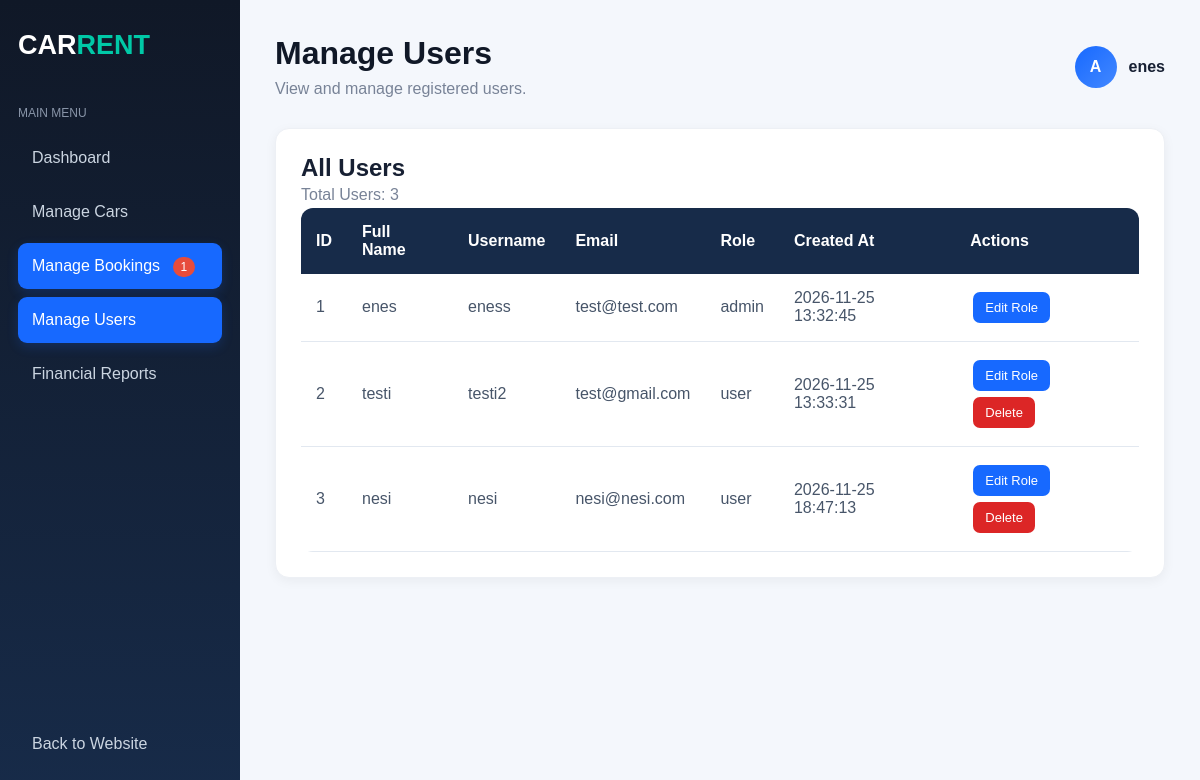
The page /admin/users.php (signed in) on the database its author committed.
### tables this page shows
CREATE TABLE `users` (
  `id` int(11) NOT NULL,
  `full_name` varchar(100) NOT NULL,
  `username` varchar(50) NOT NULL,
  `email` varchar(100) NOT NULL,
  `password` varchar(255) NOT NULL,
  `role` enum('admin','user') DEFAULT 'user',
  `created_at` timestamp NOT NULL DEFAULT current_timestamp()
);

### admin/users.php (the view, shortened to what this page needs)
<?php
require_once "../includes/config.php";
$pending_bookings = $conn->query("
    SELECT COUNT(*) FROM bookings
    WHERE status = 'pending'
")->fetchColumn();
$sql = "SELECT id, full_name, username, email, role, created_at
        FROM users
        ORDER BY id ASC";
$stmt = $conn->prepare($sql);
$stmt->execute();
$users = $stmt->fetchAll();
?>
<!DOCTYPE html>
<html lang="en">
<head>
    <link rel="stylesheet" href="../assets/css/style.css">
</head>
<body class="admin-body">
<div class="admin-layout">
    <aside class="admin-sidebar">
        <h2 class="admin-logo">CAR<span>RENT</span></h2>
        <p class="sidebar-title">MAIN MENU</p>
        <a href="dashboard.php" class="sidebar-link">
            Dashboard
        </a>
        <a href="cars.php" class="sidebar-link">
            Manage Cars
        </a>
        <a href="bookings.php" class="sidebar-link active">
            Manage Bookings
            <?php if ($pending_bookings > 0): ?>
                <span style="
                    background: #e74c3c;
                    color: white;
                    padding: 3px 8px;
                    border-radius: 20px;
                    font-size: 12px;
                    margin-left: 8px;
                ">
                    <?php echo $pending_bookings; ?>
                </span>
            <?php endif; ?>
        </a>
        <a href="users.php" class="sidebar-link active">
            Manage Users
        </a>
        <a href="reports.php" class="sidebar-link">
            Financial Reports
        </a>
        <div class="sidebar-bottom">
            <a href="../index.php" class="sidebar-link">
                Back to Website
            </a>
        </div>
    </aside>
    <main class="admin-main">
        <div class="admin-topbar">
            <div>
                <h1>Manage Users</h1>
                <p>View and manage registered users.</p>
            </div>
            <div class="admin-profile">
                <div class="profile-circle">A</div>
                <span>
                    <?php echo htmlspecialchars($_SESSION["full_name"]); ?>
                </span>
            </div>
        </div>
        <div class="admin-info">
            <h2>All Users</h2>
            <p>Total Users: <?php echo count($users); ?></p>
            <div class="cars-table-container">
                <table class="cars-table">
                    <thead>
                        <tr>
                            <th>ID</th>
                            <th>Full Name</th>
                            <th>Username</th>
                            <th>Email</th>
                            <th>Role</th>
                            <th>Created At</th>
                            <th>Actions</th>
                        </tr>
                    </thead>
                    <tbody>
                    <?php if (count($users) > 0): ?>
                        <?php foreach ($users as $user): ?>
                            <tr>
                                <td>
                                    <?php echo $user["id"]; ?>
                                </td>
                                <td>
                                    <?php echo htmlspecialchars($user["full_name"]); ?>
                                </td>
                                <td>
                                    <?php echo htmlspecialchars($user["username"]); ?>
                                </td>
                                <td>
                                    <?php echo htmlspecialchars($user["email"]); ?>
                                </td>
                                <td>
                                    <?php echo htmlspecialchars($user["role"]); ?>
                                </td>
                                <td>
                                    <?php echo htmlspecialchars($user["created_at"]); ?>
                                </td>
                                <td>
                                    <a href="edit_user.php?id=<?php echo $user['id']; ?>"
                                        class="edit-btn">
                                        Edit Role
                                            </a>
                                    <?php if ($user["id"] != $_SESSION["user_id"]): ?>
                                    <a href="delete_user.php?id=<?php echo $user['id']; ?>"
                                            class="delete-btn"
                                            onclick="return confirm('Are you sure you want to delete this user?')">
                                            Delete
                                    </a>
                                    <?php endif; ?>
                                </td>
                            </tr>
                        <?php endforeach; ?>
                    <?php else: ?>
                        <tr>
                            <td colspan="7">No users found.</td>
                        </tr>
                    <?php endif; ?>
                    </tbody>
                </table>
            </div>
        </div>
    </main>
</div>
</body>
</html>

### assets/css/style.css (style rules this page uses)
* { margin: 0; padding: 0; box-sizing: border-box; font-family: Arial, sans-serif; }
body { background-color: #f5f6fa; color: #222; }
.admin-body { margin: 0; background: #f1f4f9; font-family: Arial, sans-serif; }
.admin-layout { display: flex; min-height: 100vh; }
.admin-sidebar { width: 240px; background: #101827; color: white; padding: 25px 18px; display: flex; flex-direction: column; box-sizing: border-box; }
.admin-logo { font-size: 27px; margin: 5px 0 45px; color: white; }
.admin-logo span { color: #3498db; }
.sidebar-title { color: #8995a8; font-size: 12px; margin-bottom: 15px; }
.sidebar-link { display: block; color: #cbd5e1; text-decoration: none; padding: 14px; border-radius: 8px; margin-bottom: 8px; transition: 0.3s; }
.sidebar-link:hover, .sidebar-link.active { background: #2563eb; color: white; }
.sidebar-bottom { margin-top: auto; }
.admin-main { flex: 1; padding: 35px; min-width: 0; }
.admin-topbar { display: flex; justify-content: space-between; align-items: center; gap: 15px; margin-bottom: 30px; }
.admin-topbar h1 { color: #172033; margin: 0 0 8px; }
.admin-topbar p { color: #788397; margin: 0; }
.admin-profile { display: flex; align-items: center; gap: 12px; font-weight: bold; color: #172033; }
.profile-circle { width: 42px; height: 42px; border-radius: 50%; background: #2563eb; color: white; display: flex; align-items: center; justify-content: center; }
.admin-info { background: white; padding: 25px; border-radius: 12px; margin-top: 30px; box-shadow: 0 3px 12px rgba(0,0,0,0.05); }
.admin-info h2 { color: #172033; }
.admin-info p { color: #788397; line-height: 1.6; }
.cars-table-container { width: 100%; overflow-x: auto; }
.cars-table { width: 100%; border-collapse: collapse; background: white; }
.cars-table th { background: #f1f4f9; color: #172033; padding: 15px; text-align: left; }
.cars-table td { padding: 15px; border-bottom: 1px solid #e5e7eb; color: #475569; }
.edit-btn, .delete-btn { display: inline-block; padding: 8px 12px; border-radius: 6px; text-decoration: none; color: white; font-size: 13px; margin: 3px; }
.edit-btn { background: #2563eb; }
.delete-btn { background: #dc2626; }
html { min-height: 100%; }
body { min-height: 100vh; display: flex; flex-direction: column; }
:root { --primary: #1769ff; --primary-dark: #1054d1; --navy: #101827; --mint: #00c9a7; --background: #f4f7fc; --white: #ffffff; --text: #172033; --muted: #718096; --border: #e2e8f0; }
body { background: var(--background); color: var(--text); }
html { scroll-behavior: smooth; }
.admin-sidebar { background: linear-gradient(180deg, #101827, #172b49); }
.admin-logo span { color: var(--mint); }
.sidebar-link { border-radius: 9px; transition: 0.25s; }
.sidebar-link:hover, .sidebar-link.active { background: var(--primary); box-shadow: 0 4px 12px rgba(23, 105, 255, 0.20); }
.admin-main { background: var(--background); }
.admin-topbar h1, .section-heading { color: var(--navy); }
.profile-circle { background: linear-gradient(135deg, var(--primary), #4388ff); }
.admin-info { border: 1px solid #edf0f5; border-radius: 14px; }
.cars-table, .bookings-table { border-radius: 12px; overflow: hidden; }
.cars-table th, .bookings-table th { background: #172b49; color: white; }
.cars-table td, .bookings-table td { border-bottom: 1px solid var(--border); }
.edit-btn { background: var(--primary); border-radius: 7px; }
.delete-btn { border-radius: 7px; }

### rows shown on the page
users: id "1", full_name "enes", username "eness", email "test@test.com", role "admin", created_at "2026-11-25 13:32:45"
users: id "2", full_name "testi", username "testi2", email "test@gmail.com", role "user", created_at "2026-11-25 13:33:31"
users: id "3", full_name "nesi", username "nesi", email "nesi@nesi.com", role "user", created_at "2026-11-25 18:47:13"

### other values the page prints
$pending_bookings "1"
$_SESSION["full_name"] "enes"
count($users) "3"
